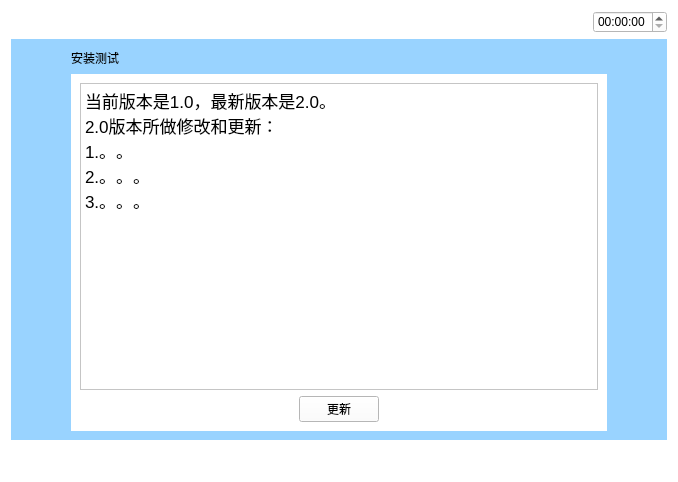
<?xml version="1.0" encoding="UTF-8"?>
<ui version="4.0">
 <class>Ruanjiangengxin</class>
 <widget class="QWidget" name="Ruanjiangengxin">
  <property name="geometry">
   <rect>
    <x>0</x>
    <y>0</y>
    <width>678</width>
    <height>482</height>
   </rect>
  </property>
  <property name="windowTitle">
   <string>Form</string>
  </property>
  <property name="styleSheet">
   <string notr="true">background-color: rgb(255, 255, 255);</string>
  </property>
  <layout class="QVBoxLayout" name="verticalLayout_3" stretch="1,5,1">
   <item>
    <layout class="QHBoxLayout" name="horizontalLayout_5">
     <item>
      <widget class="QPushButton" name="pushButton">
       <property name="text">
        <string/>
       </property>
       <property name="icon">
        <iconset resource="myimages.qrc">
         <normaloff>:/image/images/4g.png</normaloff>:/image/images/4g.png</iconset>
       </property>
       <property name="flat">
        <bool>true</bool>
       </property>
      </widget>
     </item>
     <item>
      <widget class="QPushButton" name="pushButton_2">
       <property name="text">
        <string/>
       </property>
       <property name="icon">
        <iconset resource="myimages.qrc">
         <normaloff>:/image/images/wireless.svg</normaloff>:/image/images/wireless.svg</iconset>
       </property>
       <property name="flat">
        <bool>true</bool>
       </property>
      </widget>
     </item>
     <item>
      <widget class="QPushButton" name="pushButton_3">
       <property name="text">
        <string/>
       </property>
       <property name="icon">
        <iconset resource="myimages.qrc">
         <normaloff>:/image/images/bl.svg</normaloff>:/image/images/bl.svg</iconset>
       </property>
       <property name="flat">
        <bool>true</bool>
       </property>
      </widget>
     </item>
     <item>
      <widget class="QPushButton" name="pushButton_4">
       <property name="text">
        <string/>
       </property>
       <property name="icon">
        <iconset resource="myimages.qrc">
         <normaloff>:/image/images/locate.svg</normaloff>:/image/images/locate.svg</iconset>
       </property>
       <property name="flat">
        <bool>true</bool>
       </property>
      </widget>
     </item>
     <item>
      <spacer name="horizontalSpacer_4">
       <property name="orientation">
        <enum>Qt::Horizontal</enum>
       </property>
       <property name="sizeHint" stdset="0">
        <size>
         <width>40</width>
         <height>20</height>
        </size>
       </property>
      </spacer>
     </item>
     <item>
      <widget class="QTimeEdit" name="timeEdit_2"/>
     </item>
    </layout>
   </item>
   <item>
    <widget class="QWidget" name="widget" native="true">
     <property name="sizePolicy">
      <sizepolicy hsizetype="Preferred" vsizetype="Preferred">
       <horstretch>0</horstretch>
       <verstretch>0</verstretch>
      </sizepolicy>
     </property>
     <property name="contextMenuPolicy">
      <enum>Qt::DefaultContextMenu</enum>
     </property>
     <property name="styleSheet">
      <string notr="true">background-color: rgb(153, 211, 255);</string>
     </property>
     <layout class="QVBoxLayout" name="verticalLayout_2" stretch="1,5">
      <property name="leftMargin">
       <number>60</number>
      </property>
      <property name="rightMargin">
       <number>60</number>
      </property>
      <item>
       <layout class="QHBoxLayout" name="horizontalLayout">
        <item>
         <widget class="QLabel" name="label">
          <property name="text">
           <string>安装测试</string>
          </property>
         </widget>
        </item>
        <item>
         <spacer name="horizontalSpacer">
          <property name="orientation">
           <enum>Qt::Horizontal</enum>
          </property>
          <property name="sizeHint" stdset="0">
           <size>
            <width>40</width>
            <height>20</height>
           </size>
          </property>
         </spacer>
        </item>
        <item>
         <layout class="QVBoxLayout" name="verticalLayout"/>
        </item>
       </layout>
      </item>
      <item>
       <widget class="QWidget" name="widget_2" native="true">
        <property name="styleSheet">
         <string notr="true">background-color: rgb(255, 255, 255);</string>
        </property>
        <layout class="QVBoxLayout" name="verticalLayout_4">
         <item>
          <widget class="QTextEdit" name="textEdit">
           <property name="html">
            <string>&lt;!DOCTYPE HTML PUBLIC &quot;-//W3C//DTD HTML 4.0//EN&quot; &quot;http://www.w3.org/TR/REC-html40/strict.dtd&quot;&gt;
&lt;html&gt;&lt;head&gt;&lt;meta name=&quot;qrichtext&quot; content=&quot;1&quot; /&gt;&lt;style type=&quot;text/css&quot;&gt;
p, li { white-space: pre-wrap; }
&lt;/style&gt;&lt;/head&gt;&lt;body style=&quot; font-family:'STIX'; font-size:13pt; font-weight:400; font-style:normal;&quot;&gt;
&lt;p style=&quot; margin-top:0px; margin-bottom:0px; margin-left:0px; margin-right:0px; -qt-block-indent:0; text-indent:0px;&quot;&gt;当前版本是1.0，最新版本是2.0。&lt;/p&gt;
&lt;p style=&quot; margin-top:0px; margin-bottom:0px; margin-left:0px; margin-right:0px; -qt-block-indent:0; text-indent:0px;&quot;&gt;2.0版本所做修改和更新：&lt;/p&gt;
&lt;p style=&quot; margin-top:0px; margin-bottom:0px; margin-left:0px; margin-right:0px; -qt-block-indent:0; text-indent:0px;&quot;&gt;1.。。&lt;/p&gt;
&lt;p style=&quot; margin-top:0px; margin-bottom:0px; margin-left:0px; margin-right:0px; -qt-block-indent:0; text-indent:0px;&quot;&gt;2.。。。&lt;/p&gt;
&lt;p style=&quot; margin-top:0px; margin-bottom:0px; margin-left:0px; margin-right:0px; -qt-block-indent:0; text-indent:0px;&quot;&gt;3.。。。&lt;/p&gt;&lt;/body&gt;&lt;/html&gt;</string>
           </property>
          </widget>
         </item>
         <item>
          <layout class="QHBoxLayout" name="horizontalLayout_3">
           <item>
            <spacer name="horizontalSpacer_3">
             <property name="orientation">
              <enum>Qt::Horizontal</enum>
             </property>
             <property name="sizeHint" stdset="0">
              <size>
               <width>40</width>
               <height>20</height>
              </size>
             </property>
            </spacer>
           </item>
           <item>
            <widget class="QPushButton" name="update">
             <property name="text">
              <string>更新</string>
             </property>
            </widget>
           </item>
           <item>
            <spacer name="horizontalSpacer_5">
             <property name="orientation">
              <enum>Qt::Horizontal</enum>
             </property>
             <property name="sizeHint" stdset="0">
              <size>
               <width>40</width>
               <height>20</height>
              </size>
             </property>
            </spacer>
           </item>
          </layout>
         </item>
        </layout>
       </widget>
      </item>
     </layout>
    </widget>
   </item>
   <item>
    <layout class="QHBoxLayout" name="horizontalLayout_2">
     <item>
      <widget class="QPushButton" name="returnIndex">
       <property name="font">
        <font>
         <family>AR PL UMing TW MBE</family>
        </font>
       </property>
       <property name="styleSheet">
        <string notr="true">border-image: url(:/image/images/index.svg);</string>
       </property>
       <property name="text">
        <string/>
       </property>
       <property name="icon">
        <iconset resource="myimages.qrc">
         <normaloff>:/image/images/index.svg</normaloff>:/image/images/index.svg</iconset>
       </property>
       <property name="iconSize">
        <size>
         <width>40</width>
         <height>40</height>
        </size>
       </property>
       <property name="flat">
        <bool>true</bool>
       </property>
      </widget>
     </item>
     <item>
      <spacer name="horizontalSpacer_2">
       <property name="orientation">
        <enum>Qt::Horizontal</enum>
       </property>
       <property name="sizeHint" stdset="0">
        <size>
         <width>40</width>
         <height>20</height>
        </size>
       </property>
      </spacer>
     </item>
     <item>
      <widget class="QPushButton" name="returnPage">
       <property name="text">
        <string/>
       </property>
       <property name="icon">
        <iconset resource="myimages.qrc">
         <normaloff>:/image/images/shangyiye.svg</normaloff>:/image/images/shangyiye.svg</iconset>
       </property>
       <property name="iconSize">
        <size>
         <width>40</width>
         <height>40</height>
        </size>
       </property>
       <property name="flat">
        <bool>true</bool>
       </property>
      </widget>
     </item>
    </layout>
   </item>
  </layout>
 </widget>
 <resources>
  <include location="myimages.qrc"/>
 </resources>
 <connections/>
</ui>
